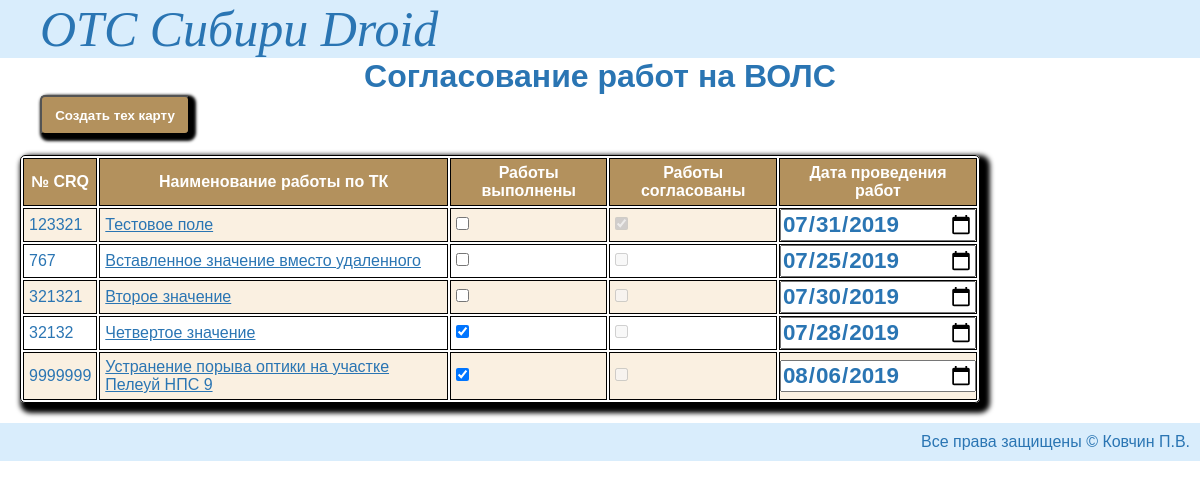
The page / on the database its author committed.
### tables this page shows
CREATE TABLE `fol_list` (
  `id` int(11) NOT NULL,
  `CRQ` int(11) NOT NULL,
  `ASU` int(11) NOT NULL,
  `name` text NOT NULL,
  `compleate` tinyint(1) NOT NULL,
  `agreed` tinyint(1) NOT NULL,
  `canceled` tinyint(4) NOT NULL,
  `date_of_work` date NOT NULL
);

### DB.php (called while the page is built, shortened)
<?php
class MyDBClass
{
    public function connect()
    {
        $conn = @new mysqli(DB_HOST, DB_USER, DB_PASSWORD, DB_NAME);
        $conn->set_charset('utf8');
        $query = 'SELECT * FROM `fol_list`';
        $res = $conn->query($query);
    }
}

### index.php (the view, shortened to what this page needs)
<!DOCTYPE html>
<html lang="en">
<head>
	<link rel="stylesheet" href="index.css">
</head>
<body>
	<header>
		<p class='logo'>ОТС Сибири Droid</p>
	</header>
	<main>
		<?php
		include_once 'DB.php';
		$t = new MyDBClass;
		$t->connect();
		?>
		<h1>Согласование работ на ВОЛС</h1>
		<button><a href="detail.php">Создать тех карту</a></button>
		<table>
			<tr>
				<th>№ CRQ</th>
				<th>Наименование работы по ТК</th>
				<th>Работы выполнены</th>
				<th>Работы согласованы</th>
				<th>Дата проведения работ</th>
			</tr>
			<?php
			foreach ($t->table as $value) {
				$CRQ = $value['CRQ'];
				$name = $value['name'];
				if ($value['compleate'] == 1) $compleate = 'checked';
				else $compleate = '';
				if ($value['agreed'] == 1) $agreed = 'checked';
				else $agreed = '';
				$date_of_work = $value['date_of_work'];
				echo
					'<tr class="red">
            <td>
            ' . $CRQ . '
            </td>
            <td><a href="detail.php?crq=' . $CRQ . '">
			' . $name . '
			</a>
            </td>
            <td>
            <input type="checkbox" name="" id="" ' . $compleate . '>
            </td>
            <td>
            <input type="checkbox" name="" id="" ' . $agreed . ' disabled>
            </td>
            <td>
            <input type="date" value = "' . $date_of_work . '"></td>
            </tr>';
			}
			?>
		</table>
	</main>
	<footer>Все права защищены &copy; Ковчин П.В.</footer>
</body>
</html>

### index.css (style rules this page uses)
* { font-family: sans-serif; color: #2A75B3; box-sizing: border-box; margin: 0; padding: 0; }
table { width: 80%; margin: 20px; border: 1px solid black; border-radius: 5px; box-shadow: 5px 5px 5px 5px black; }
table td, table th { padding: 5px; border: 1px solid black; }
table th { color: white; background-color: #B3915D; }
table tr:nth-child(2n) { background-color: #FAF0E1; }
button { margin-left: 40px; height: 40px; width: 150px; border-radius: 5px; background: #B3915D; box-shadow: 3px 3px 3px 3px black; }
button a { color: white; font-weight: bold; text-decoration: none; }
header { background-color: #D9EDFC; }
.logo { margin-left: 40px; font-family: fantasy; font-style: italic; font-size: 50px; color: #2A75B3; }
footer { padding: 10px; color: #2A75B3; background-color: #D9EDFC; text-align: end; }
h1 { text-align: center; }
td:nth-child(5) { margin: 0px; padding: 0px; }
input[type="date"] { width: 100%; height: 100%; font-weight: bold; font-size: 1.4em; }

### rows shown on the page
fol_list: CRQ "123321", name "Тестовое поле", date_of_work "07/31/2019"
fol_list: CRQ "767", name "Вставленное значение вместо удаленного", date_of_work "07/25/2019"
fol_list: CRQ "321321", name "Второе значение", date_of_work "07/30/2019"
fol_list: CRQ "32132", name "Четвертое значение", date_of_work "07/28/2019"
fol_list: CRQ "9999999", name "Устранение порыва оптики на участке Пелеуй НПС 9", date_of_work "08/06/2019"
